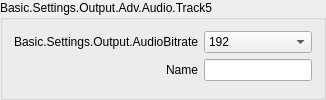
                             <widget class="QGroupBox" name="groupBox_28">
                              <property name="sizePolicy">
                               <sizepolicy hsizetype="Preferred" vsizetype="Maximum">
                                <horstretch>0</horstretch>
                                <verstretch>0</verstretch>
                               </sizepolicy>
                              </property>
                              <property name="title">
                               <string>Basic.Settings.Output.Adv.Audio.Track5</string>
                              </property>
                              <layout class="QFormLayout" name="formLayout_46">
                               <property name="fieldGrowthPolicy">
                                <enum>QFormLayout::AllNonFixedFieldsGrow</enum>
                               </property>
                               <property name="labelAlignment">
                                <set>Qt::AlignRight|Qt::AlignTrailing|Qt::AlignVCenter</set>
                               </property>
                               <item row="0" column="0">
                                <widget class="QLabel" name="label_98">
                                 <property name="minimumSize">
                                  <size>
                                   <width>170</width>
                                   <height>0</height>
                                  </size>
                                 </property>
                                 <property name="text">
                                  <string>Basic.Settings.Output.AudioBitrate</string>
                                 </property>
                                 <property name="alignment">
                                  <set>Qt::AlignRight|Qt::AlignTrailing|Qt::AlignVCenter</set>
                                 </property>
                                 <property name="buddy">
                                  <cstring>advOutTrack5Bitrate</cstring>
                                 </property>
                                </widget>
                               </item>
                               <item row="0" column="1">
                                <widget class="QComboBox" name="advOutTrack5Bitrate_3">
                                 <property name="currentIndex">
                                  <number>8</number>
                                 </property>
                                 <item>
                                  <property name="text">
                                   <string>32</string>
                                  </property>
                                 </item>
                                 <item>
                                  <property name="text">
                                   <string>48</string>
                                  </property>
                                 </item>
                                 <item>
                                  <property name="text">
                                   <string>64</string>
                                  </property>
                                 </item>
                                 <item>
                                  <property name="text">
                                   <string>80</string>
                                  </property>
                                 </item>
                                 <item>
                                  <property name="text">
                                   <string>96</string>
                                  </property>
                                 </item>
                                 <item>
                                  <property name="text">
                                   <string>112</string>
                                  </property>
                                 </item>
                                 <item>
                                  <property name="text">
                                   <string>128</string>
                                  </property>
                                 </item>
                                 <item>
                                  <property name="text">
                                   <string>160</string>
                                  </property>
                                 </item>
                                 <item>
                                  <property name="text">
                                   <string>192</string>
                                  </property>
                                 </item>
                                 <item>
                                  <property name="text">
                                   <string>256</string>
                                  </property>
                                 </item>
                                 <item>
                                  <property name="text">
                                   <string>320</string>
                                  </property>
                                 </item>
                                </widget>
                               </item>
                               <item row="1" column="0">
                                <widget class="QLabel" name="label_99">
                                 <property name="text">
                                  <string>Name</string>
                                 </property>
                                 <property name="buddy">
                                  <cstring>advOutTrack5Name</cstring>
                                 </property>
                                </widget>
                               </item>
                               <item row="1" column="1">
                                <widget class="QLineEdit" name="advOutTrack5Name_3"/>
                               </item>
                              </layout>
                             </widget>
